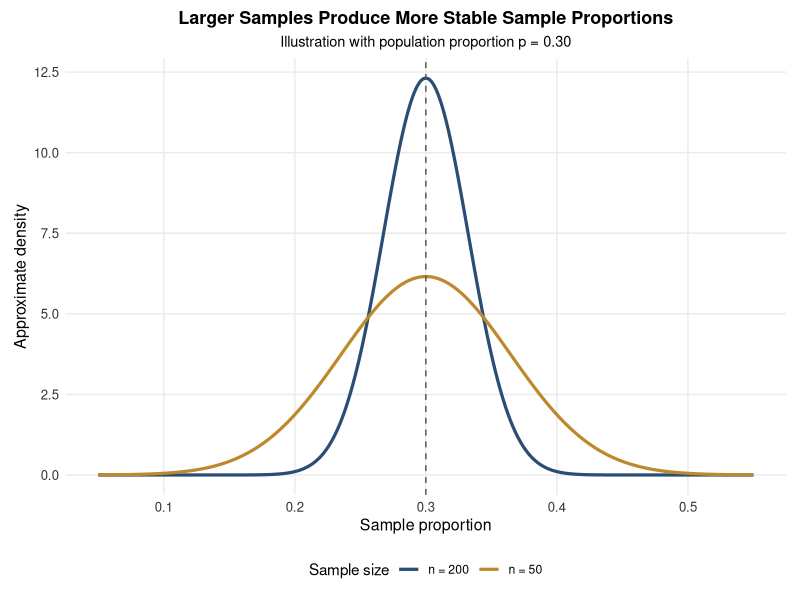
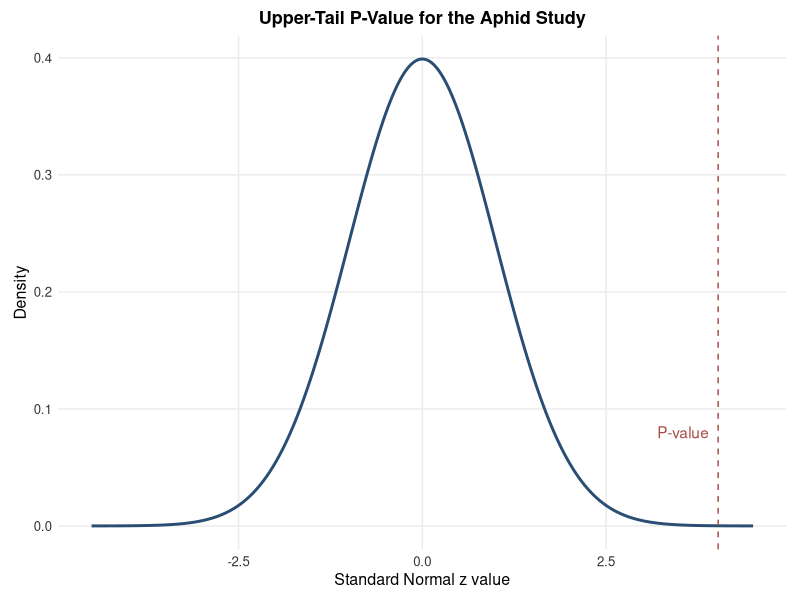

These charts were generated, in order, by the following R code:
## ---- chunk 1
knitr::opts_chunk$set(
  echo = TRUE,
  warning = FALSE,
  message = FALSE,
  fig.align = "center",
  out.width = "88%"
)

if (!requireNamespace("ggplot2", quietly = TRUE)) {
  stop("The ggplot2 package must be installed before this chapter is knitted.")
}

suppressPackageStartupMessages(library(ggplot2))

course_blue <- "#294D73"
course_green <- "#3F7D58"
course_gold <- "#BE892D"
course_red <- "#A94B46"
soft_grid <- "#DAE1E8"

lecture_chart_theme <- theme_minimal(base_size = 11) +
  theme(
    plot.title = element_text(size = 13, face = "bold", hjust = 0.5),
    plot.subtitle = element_text(size = 10.5, hjust = 0.5),
    axis.title = element_text(size = 11.5),
    axis.text = element_text(size = 9.5, colour = "#333333"),
    panel.grid.minor = element_blank(),
    plot.background = element_rect(fill = "white", colour = NA),
    panel.background = element_rect(fill = "white", colour = NA),
    plot.margin = margin(8, 10, 8, 10)
  )

# Approximate sampling distributions for two sample sizes
p_population <- 0.30
p_grid <- seq(0.05, 0.55, length.out = 1000)

sampling_data <- rbind(
  data.frame(
    p_hat = p_grid,
    density = dnorm(
      p_grid,
      mean = p_population,
      sd = sqrt(p_population * (1 - p_population) / 50)
    ),
    sample_size = "n = 50"
  ),
  data.frame(
    p_hat = p_grid,
    density = dnorm(
      p_grid,
      mean = p_population,
      sd = sqrt(p_population * (1 - p_population) / 200)
    ),
    sample_size = "n = 200"
  )
)

p_sampling <- ggplot(
  sampling_data,
  aes(x = p_hat, y = density, colour = sample_size)
) +
  geom_line(linewidth = 1.1) +
  geom_vline(
    xintercept = p_population,
    linetype = "dashed",
    colour = "#555555"
  ) +
  scale_colour_manual(
    values = c("n = 50" = course_gold, "n = 200" = course_blue)
  ) +
  labs(
    title = "Larger Samples Produce More Stable Sample Proportions",
    subtitle = "Illustration with population proportion p = 0.30",
    x = "Sample proportion",
    y = "Approximate density",
    colour = "Sample size"
  ) +
  lecture_chart_theme +
  theme(legend.position = "bottom")

# Null distribution for the aphid example
z_grid <- seq(-4.5, 4.5, length.out = 1600)
aphid_null <- data.frame(
  z = z_grid,
  density = dnorm(z_grid),
  tail = z_grid >= 4.0249
)

p_aphid_null <- ggplot(aphid_null, aes(x = z, y = density)) +
  geom_area(
    data = subset(aphid_null, tail),
    fill = course_red,
    alpha = 0.55
  ) +
  geom_line(colour = course_blue, linewidth = 1) +
  geom_vline(
    xintercept = 4.0249,
    linetype = "dashed",
    colour = course_red
  ) +
  annotate(
    "text",
    x = 3.55,
    y = 0.08,
    label = "P-value",
    colour = course_red
  ) +
  labs(
    title = "Upper-Tail P-Value for the Aphid Study",
    x = "Standard Normal z value",
    y = "Density"
  ) +
  lecture_chart_theme
## ---- chunk 2
x_hpv <- 515
n_hpv <- 1921

p_hat_hpv <- x_hpv / n_hpv
p_hat_hpv
## ---- chunk 3
p_sampling
## ---- chunk 4
x_hpv <- 515
n_hpv <- 1921

p_hat_hpv <- x_hpv / n_hpv
se_hpv <- sqrt(p_hat_hpv * (1 - p_hat_hpv) / n_hpv)
z_star_hpv <- qnorm(0.975)
margin_hpv <- z_star_hpv * se_hpv

c(
  estimate = p_hat_hpv,
  standard_error = se_hpv,
  lower = p_hat_hpv - margin_hpv,
  upper = p_hat_hpv + margin_hpv
)
## ---- chunk 5
x_blind <- 7
n_blind <- 97

x_plus4 <- x_blind + 2
n_plus4 <- n_blind + 4
p_plus4 <- x_plus4 / n_plus4

se_plus4 <- sqrt(p_plus4 * (1 - p_plus4) / n_plus4)
margin_plus4 <- qnorm(0.975) * se_plus4

c(
  estimate = p_plus4,
  standard_error = se_plus4,
  lower = p_plus4 - margin_plus4,
  upper = p_plus4 + margin_plus4
)
## ---- chunk 6
confidence <- 0.95
margin <- 0.04
p_star <- 0.50

z_star <- qnorm(1 - (1 - confidence) / 2)

n_required <- (z_star / margin)^2 *
  p_star * (1 - p_star)

ceiling(n_required)
## ---- chunk 7
x_aphid <- 19
n_aphid <- 20
p0_aphid <- 0.50

p_hat_aphid <- x_aphid / n_aphid
se_null_aphid <- sqrt(
  p0_aphid * (1 - p0_aphid) / n_aphid
)

z_aphid <- (
  p_hat_aphid - p0_aphid
) / se_null_aphid

p_value_aphid <- 1 - pnorm(z_aphid)

c(
  sample_proportion = p_hat_aphid,
  null_standard_error = se_null_aphid,
  z_statistic = z_aphid,
  p_value = p_value_aphid
)
## ---- chunk 8
p_aphid_null
